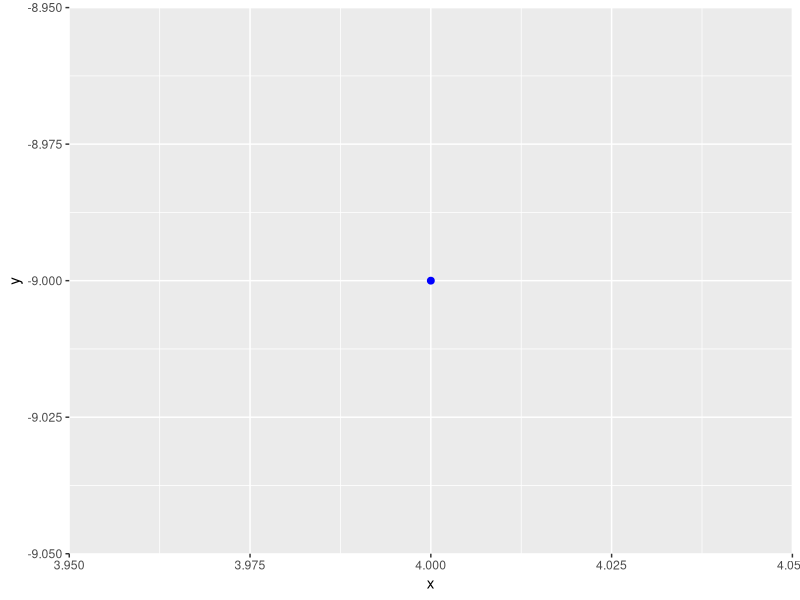
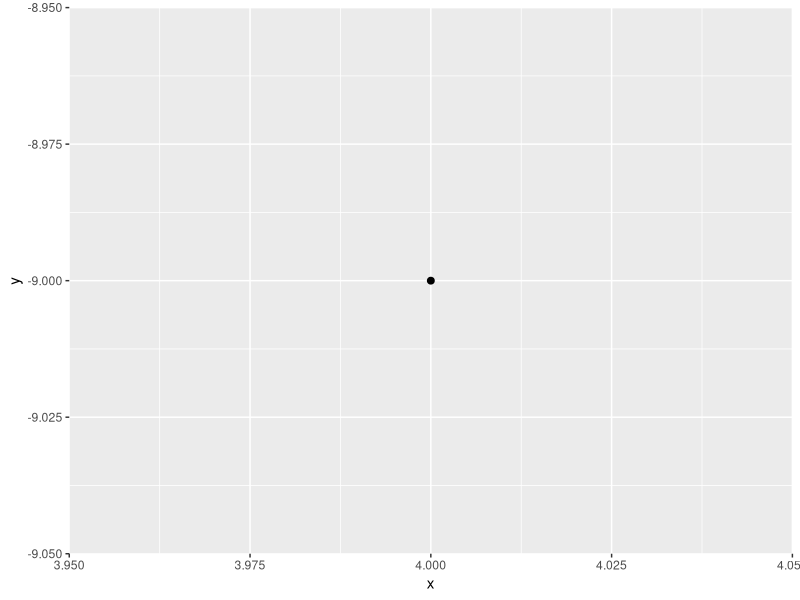
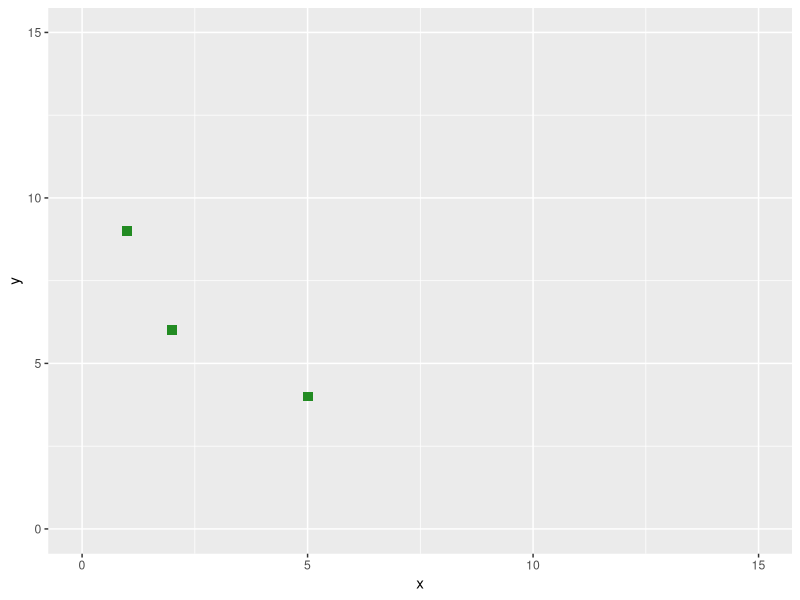
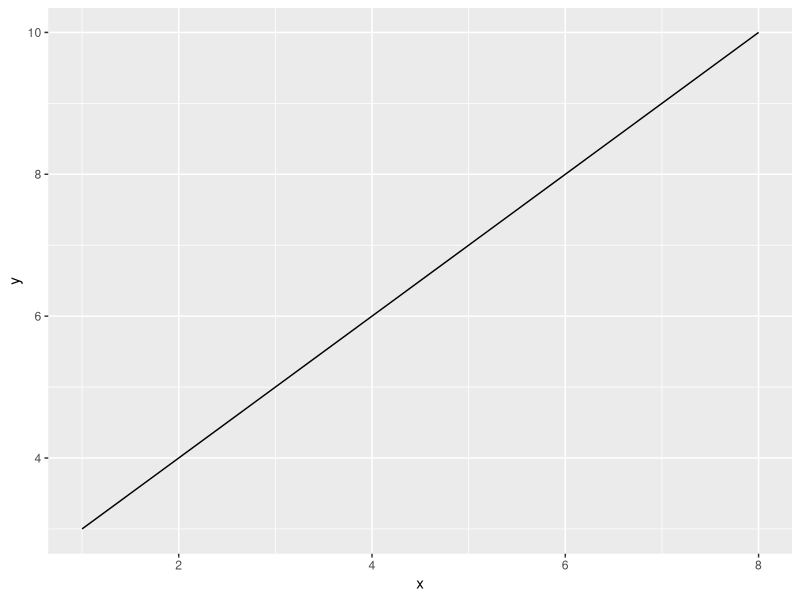
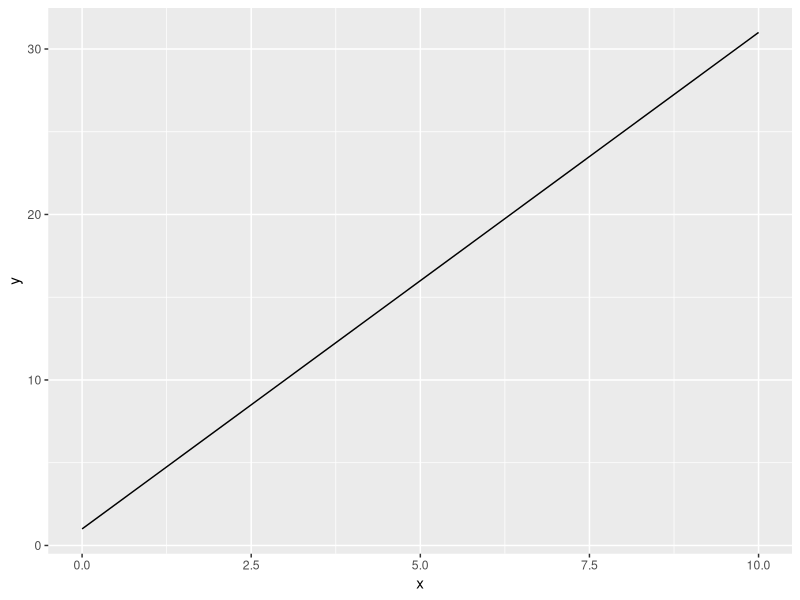
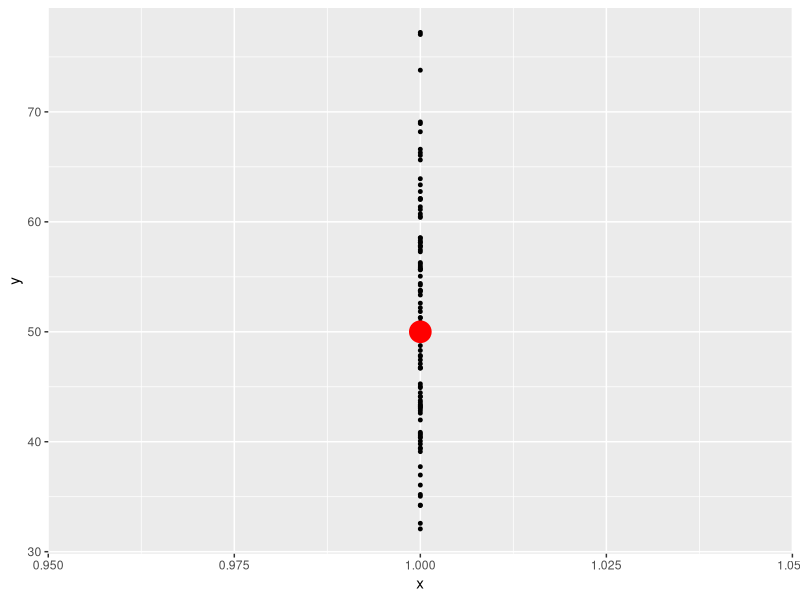
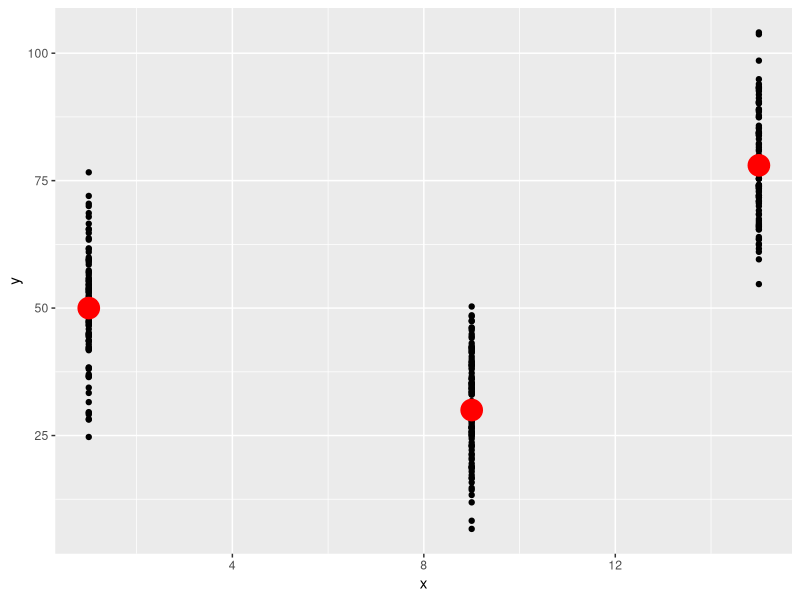
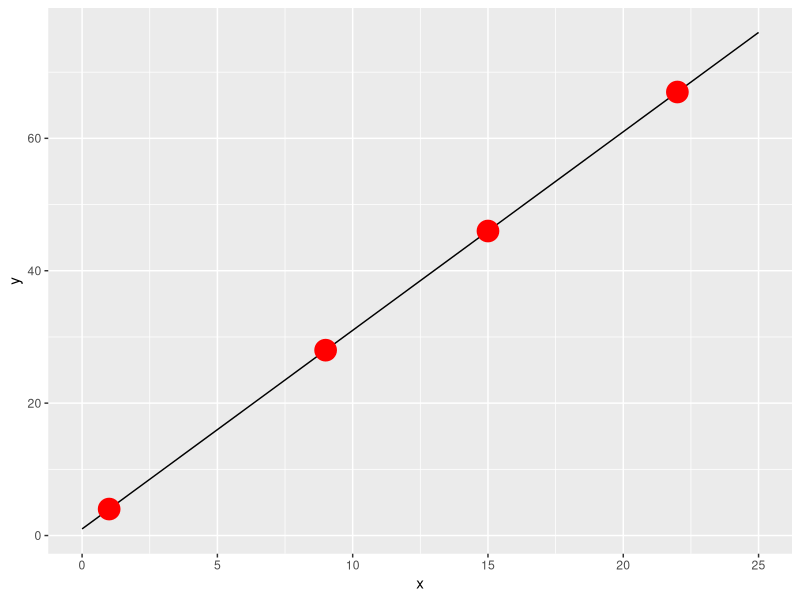

Source code (R) for these figures, in order: (Note: this script raises an error after producing the figures.)
# Libraries
library(ggplot2)

x <- c(3,6,8)
y <- c(4,7,6)
s <- c(4,5,6)
X <- data.frame(x, y, s)

# ggplot tutorial
x <- 4
y <- -9
dat <- data.frame(x, y)

ggplot() + geom_point(data= dat, aes(x= x, y= y), size= 2, color= "blue")

ggplot(dat, aes(x, y)) + geom_point(size= 2)

x <- c(2, 5, 1)
y <- c(6, 4, 9)
dat <- data.frame(x,y)

ggplot() + geom_point(data= dat, aes(x= x, y= y), size= 3, color= "forestgreen", shape= 15) +
  scale_x_continuous(limits = c(0,15), breaks = seq(0, 15, 5)) +
  scale_y_continuous(limits = c(0,15), breaks = seq(0, 15, 5))

seq(0,15,10)

# Graph lines ggplot
x <- c(1, 8)
y <- c(3, 10)
dat <- data.frame(x, y)

ggplot(dat, aes(x, y)) + geom_line()

dat$x <- c(-2, 7)
dat$y <- c(13, -5)

x <- c(0, 10)
y <- 3*x+1
dat <- data.frame(x, y)

ggplot(dat, aes(x, y)) + geom_line()

y <- -5*x-7
y <- 0.5*x-0.73

# normal populations
sample(1:10, 100, replace = T)

rnorm(100, 50, 10)

x <- rep(1, 100)
y <- rnorm(100, 50, 10)
dat <- data.frame(x, y)

x <- 1
y <- 50
mean <- data.frame(x, y)

ggplot(dat, aes(x, y)) + geom_point(size=1) +
  geom_point(data= mean, aes(x, y), size = 7, color= "red")

x <- rep(1, 100)
x <- c(x, rep(9, 100))
x <- c(x, rep(15, 100))
y <- rnorm(100, 50, 10)
y <- c(y, rnorm(100, 30, 10))
y <- c(y, rnorm(100, 78, 10))
dat <- data.frame(x, y)

x <- c(1, 9, 15)
y <- c(50, 30, 78)
means <- data.frame(x, y)

ggplot(dat, aes(x, y)) + geom_point() +
  geom_point(data= means, aes(x, y), size= 7, color= "red")

x <- c(0, 25)
y <- 3 * x + 1
line <- data.frame(x, y)

x <- c(1, 9, 15, 22)
y <- 3 * x + 1  
means <- data.frame(x, y)  

ggplot(line, aes(x ,y)) + geom_line() +
  geom_point(data= means, aes(x, y), size= 7, color= "red")

x <- c(rep(1, 100), rep(9, 100), rep(15, 100), rep(22, 100))
y <- c(rnorm(100, 4, 10), rnorm(100, 28, 10), rnorm(100, 46, 10), rnorm(100, 67, 10))
dat <- data.frame(x, y)

ggplot(line, aes(x ,y)) + geom_line() +
  geom_point(data= means, aes(x, y), size= 7, color= "red") +
  geom_point(data= dat, aes(x, y))

x <- c(2, 4, 9, 15)

sqrt(x)

x^2

sapply(x, function(x) sqrt(x))

sapply(x, function(x) x^2)

sapply(x, function(x) rnorm(1, x, 10))

x <- rnorm(100, 10, 5)
y <- 3*x+1
means <- data.frame(x, y)

ggplot(means, aes(x, y)) + geom_point(color= "red")

x <- c(-5, 25)
y <- 3*x+1
line <- data.frame(x, y)

ggplot(means, aes(x, y)) + geom_point(color= "red") +
  geom_line(data= line, aes(x, y)) +
  scale_x_continuous(limits = c(-10, 30)) +
  scale_y_continuous(limits = c(-20, 80))

x <- means$x
y <- sapply(x, function(x) rnorm(1, 3*x+1, 10))
dat <- data.frame(x, y)

ggplot(means, aes(x, y)) + geom_point(color= "red") +
  geom_line(data= line, aes(x, y)) +
  scale_x_continuous(limits = c(-10, 30)) +
  scale_y_continuous(limits = c(-20, 80)) +
  geom_point(data= dat, aes(x, y))

# ----- #

ggplot(father.son, aes(fheight, sheight)) + geom_point(size= 0.5)

x <- c(60, 75)
y <- c(63, 78)
line <- data.frame(x, y)

ggplot(father.son, aes(fheight, sheight)) + geom_point(size= 0.5) +
  geom_line(data= line, aes(x, y))

x <- father.son$fheight
y <- father.son$sheight
group <- 1:1078
dat <- data.frame(x, y, group)

y <- x+3
means <- data.frame(x, y, group)

head(dat)
head(means)

x <- c(50, 80)
y <- x+3
line <- data.frame(x, y)
d <- rbind(dat, means)

ggplot(dat, aes(x, y)) + geom_point() +
  geom_point(data= means, aes(x, y), color= "red") +
  geom_line(data= line, aes(x, y)) +
  geom_line(data= d, aes(x, y, group= group)) 

sum((means$y-dat$y)^2) # residual sum of squares (looking for minimum aka least squares line)

X <- lm(y~x, data= dat)
slope <- X$coefficients[["x"]]
intercept <- X$coefficients[["(Intercept)"]]
x <- c(57, 78)
y <- slope*x+intercept
line <- data.frame(x, y)

x <- means$x
y <- slope*x+intercept
means <- data.frame(x, y, group)
d <- rbind(dat, means)

ggplot(dat, aes(x, y)) + geom_point() +
  geom_point(data= means, aes(x, y), color= "red") +
  geom_line(data= line, aes(x, y)) +
  geom_line(data= d, aes(x, y, group= group))

# ------- #
ggplot(line, aes(x, y)) + geom_line()

slope*70+intercept

